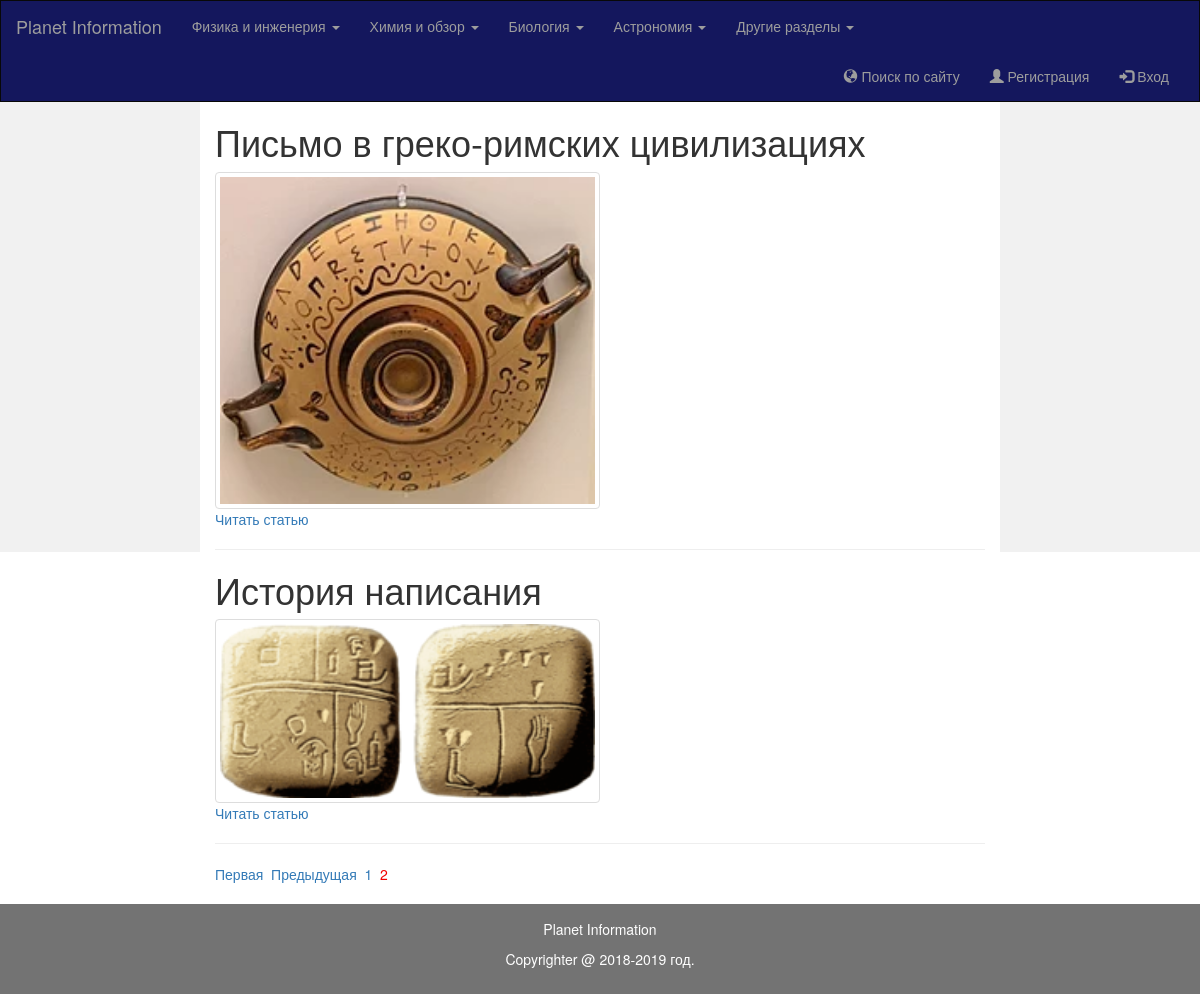
The page /index_history.php?page_no=2 on the database its author committed.
### tables this page shows
CREATE TABLE `history` (
  `id` int(11) NOT NULL,
  `title` varchar(255) NOT NULL,
  `description` text NOT NULL,
  `image` varchar(255) NOT NULL
);

### pagination_history.php (the view, shortened to what this page needs)
<?php
class paginate_history
{
     private $db;
     function __construct($conn)
     {
         $this->db = $conn;
     }
     public function dataview($query)
     {
         $stmt = $this->db->prepare($query);
         $stmt->execute();
         if($stmt->rowCount()>0)
         {
                while($row=$stmt->fetch(PDO::FETCH_ASSOC))
                {
                   ?>
								 <h1> <?php echo $row['title']; ?></h1>
<img src="admin/uploads/<?php echo $row['image']; ?>" class="img-thumbnail" style="width:50%" ><br>
								<p><a href="view_history.php?id=<?php echo $row['id']?>">Читать статью</a> </p> <hr>
                   <?php
                }
         }
         else
         {
                ?>
                <?php
         }
 }
 public function paginglink($query,$data_per_Page)
 {
        $self = $_SERVER['PHP_SELF'];
        $stmt = $this->db->prepare($query);
        $stmt->execute();
        $total_no_of_records = $stmt->rowCount();
        if($total_no_of_records > 0)
        {
            ?>
			<?php
            $whole_count_Of_Pages=ceil($total_no_of_records/$data_per_Page);
            $current_page=1;
            if(isset($_GET["page_no"]))
            {
               $current_page=$_GET["page_no"];
            }
            if($current_page!=1)
            {
               $previous =$current_page-1;
               echo "<a href='".$self."?page_no=1'>Первая</a>&nbsp;&nbsp;";
               echo "<a href='".$self."?page_no=".$previous."'>Предыдущая</a>&nbsp;&nbsp;";
            }
            for($i=1;$i<=$whole_count_Of_Pages;$i++)
            {
            if($i==$current_page)
            {
                echo "<a href='".$self."?page_no=".$i."' style='color:#F00000;text-decoration:none'>".$i."</a>&nbsp;&nbsp;";
            }
            else
            {
                echo "<a href='".$self."?page_no=".$i."'>".$i."</a>&nbsp;&nbsp;";
            }
   }
   ?><?php
  }
 }
}

### rows shown on the page
history: title "Письмо в греко-римских цивилизациях", image (picture)
history: title "История написания", image (picture)
